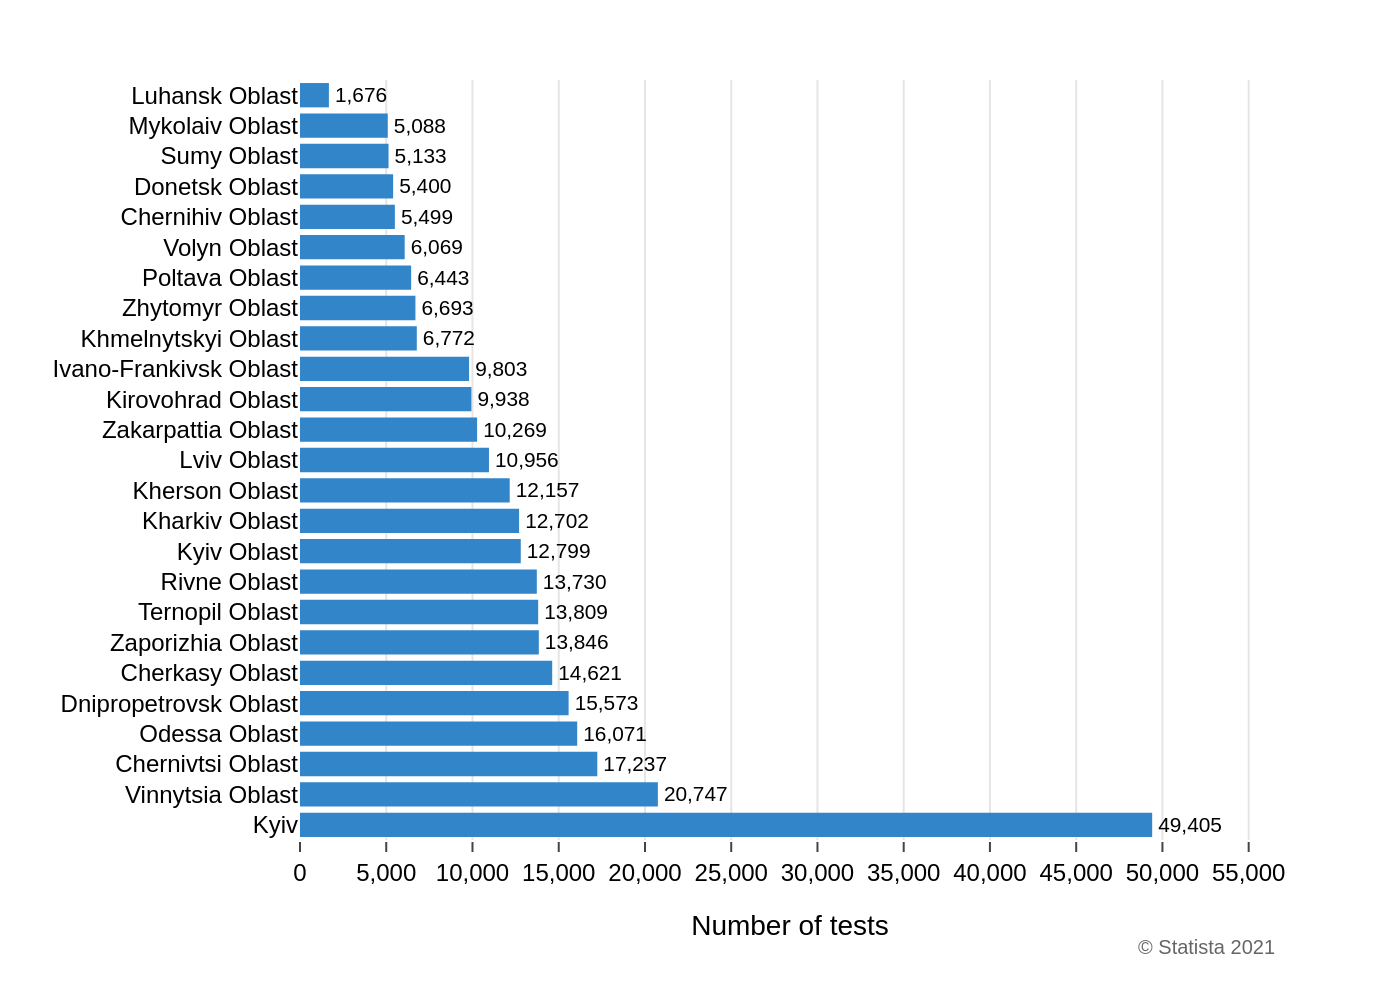

Here is the Python script that generated this plot:
import sys
import json
import plotly.graph_objects as go
from pathlib import Path

# Check for command-line argument
if len(sys.argv) != 2:
    print("Usage: python create_chart.py <path_to_json_file>")
    sys.exit(1)

json_path = Path(sys.argv[1])
if not json_path.is_file():
    print(f"Error: JSON file not found at '{json_path}'")
    sys.exit(1)

# Load data from the JSON file
with open(json_path, 'r', encoding='utf-8') as f:
    chart_config = json.load(f)

# Extract data, texts, and colors from the JSON structure
chart_data = chart_config.get('chart_data', [])
texts = chart_config.get('texts', {})
colors = chart_config.get('colors', [])

# To match the visual order of the original chart (highest value at the top),
# we need to reverse the data lists for Plotly's bottom-to-top rendering.
reversed_data = chart_data[::-1]
categories = [item['category'] for item in reversed_data]
values = [item['value'] for item in reversed_data]

# Create the bar trace
fig = go.Figure()

fig.add_trace(go.Bar(
    x=values,
    y=categories,
    orientation='h',
    marker=dict(
        color=colors[0] if colors else '#3385c9',
        line=dict(width=0)
    ),
    text=values,
    textposition='outside',
    texttemplate='%{text:,}',
    cliponaxis=False  # Allow text to be drawn outside the plot area
))

# Combine title and subtitle
title_text_parts = []
if texts.get("title"):
    title_text_parts.append(f"<b>{texts['title']}</b>")
if texts.get("subtitle"):
    title_text_parts.append(f"<span style='font-size: 14px;'>{texts['subtitle']}</span>")
title_text = "<br>".join(title_text_parts)

# Combine source and note for annotation
source_text_parts = []
if texts.get("source"):
    source_text_parts.append(texts["source"])
if texts.get("note"):
    source_text_parts.append(texts["note"])
source_note_text = "<br>".join(source_text_parts)

# Update layout for a professional look and feel
fig.update_layout(
    font=dict(family="Arial", size=12, color="black"),
    title=dict(
        text=title_text if title_text else None,
        x=0.05,
        xanchor='left'
    ),
    plot_bgcolor='white',
    paper_bgcolor='white',
    xaxis=dict(
        title=texts.get('x_axis_title'),
        showgrid=True,
        gridcolor='#e5e5e5',
        zeroline=False,
        showline=False,
        ticks='outside',
        tickformat=',',
        dtick=5000,
        range=[0, max(values) * 1.15] # Ensure space for text labels
    ),
    yaxis=dict(
        title=texts.get('y_axis_title'),
        showgrid=False,
        zeroline=False,
        showline=False,
        ticks='',
        autorange='reversed'
    ),
    margin=dict(l=150, r=60, t=40, b=80),
    showlegend=False,
    annotations=[
        dict(
            text=source_note_text,
            showarrow=False,
            xref="paper",
            yref="paper",
            x=1,
            y=-0.12,  # Position below x-axis title
            xanchor='right',
            yanchor='top',
            align='right',
            font=dict(size=10, color="#666666")
        )
    ]
)

# Generate the output filename from the input JSON path
output_filename = json_path.with_suffix('.png').name

# Save the figure as a PNG image
fig.write_image(output_filename, scale=2)

print(f"Chart saved as {output_filename}")
